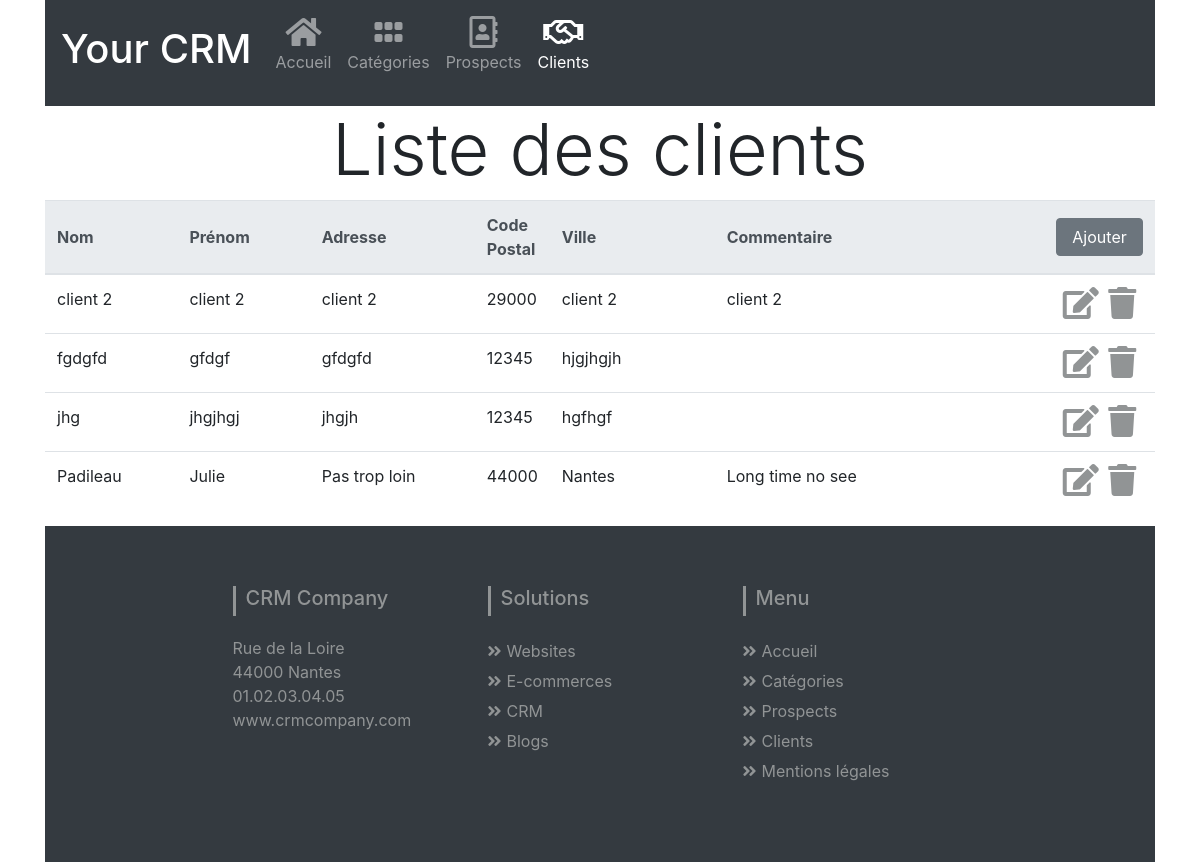
Page /index.php?controller=client&action=getTable on the committed database.
### tables this page shows
CREATE TABLE IF NOT EXISTS `user` (
  `usId` int(11) NOT NULL AUTO_INCREMENT,
  `usFirstname` varchar(45) NOT NULL,
  `usLastname` varchar(45) NOT NULL,
  `usAddress` varchar(45) NOT NULL,
  `usPostcode` varchar(11) NOT NULL,
  `usCity` varchar(45) NOT NULL,
  `usComment` mediumtext NOT NULL,
  `catId` int(11) NOT NULL,
  `usModifTime` datetime NOT NULL,
  PRIMARY KEY (`usId`),
  KEY `user_category_FK` (`catId`)
);

### index.php (called while the page is built, shortened)
<?php
    dispatch();
    function dispatch() {
        $actionGet = (isset($_GET['action']))? $_GET['action'] : 'getTable';
        $actionGet = $actionGet.'ActionFromGet';
        $currentController = new $controllerGet();
        $currentController->$actionGet();
    }

### model/ModelInChief.php (called while the page is built, shortened)
<?php
class ModelInChief {
    public function __construct(){
        try {
            $this->dbConnect = new PDO("mysql:host=".HOST.";dbname=".BASE,USER,PASSWORD);
        } catch (Exception $e) {
            echo 'Erreur : ' . $e->getMessage();
        }
    }
}

### model/ClientModel.php (called while the page is built, shortened)
<?php
require_once "model/ModelInChief.php";
class ClientModel extends ModelInChief {
    public function getClientTable() {
        $this->request = 'SELECT * from user WHERE catId=2 ORDER BY usLastname';
        $requestResult = $this->dbConnect->query($this->request);
        $clientTable = array();
        if ($requestResult){
            $clientTable = $requestResult->fetchAll(PDO::FETCH_ASSOC);
        }
        return $clientTable;
    }
}

### view/prospclientview/clientview/table/ClientTableView.php (the view, shortened to what this page needs)
<?php
class ClientTableView extends ClientView {
    public function tablePrepare($tableData){
        $this->pageContent .= file_get_contents('public/html/prospclient/table/prospclienttabletop.html');
        foreach($tableData as $row) {
            $row = $this->htmlCharConvert($row);
            $this->pageContent .=
                                '<tr>'.
                                    "<td class='overflow-auto'>$row[usLastname]</td>
                                    <td class='overflow-auto'>$row[usFirstname]</td>
                                    <td class='overflow-auto'>$row[usAddress]</td>
                                    <td class='overflow-auto'>$row[usPostcode]</td>
                                    <td class='overflow-auto'>$row[usCity]</td>
                                    <td class='overflow-auto'>$row[usComment]</td>
                                    <td class='text-center editdeleteicons'>
                                        <a class='text-white' href='index.php?controller=client&action=edit&catId=$row[catId]&usId=$row[usId]&usLastname=$row[usLastname]&usFirstname=$row[usFirstname]&usAddress=$row[usAddress]&usPostcode=$row[usPostcode]&usCity=$row[usCity]&usComment=$row[usComment]'>".
                                            '<i class="fas fa-edit fa-2x"></i>
                                        </a>
                                        <div class="iconspacer"></div>'.
                                        "<a href='index.php?controller=client&action=delete&catId=$row[catId]&usId=$row[usId]&usLastname=$row[usLastname]&usFirstname=$row[usFirstname]&usAddress=$row[usAddress]&usPostcode=$row[usPostcode]&usCity=$row[usCity]&usComment=$row[usComment]'>".
                                            '<i class="fas fa-trash fa-2x"></i>
                                        </a>
                                    </td>
                                </tr>';
                }
        $this->pageContent .= file_get_contents('public/html/prospclient/table/prospclienttablebottom.html');
    }
}

### public/css/styles.css (style rules this page uses)
nav i { display: inline-block; width: 100%; text-align: center; }
main table i { color: #919495; }
@media (width >= 990px) { #prospectnclientlist #namecolumn { width: 12%; } }
@media (width >= 990px) { #prospectnclientlist #familynamecolumn { width: 12%; } }
@media (width >= 990px) { #prospectnclientlist #adresscolumn { width: 15%; } }
@media (width >= 990px) { #prospectnclientlist #postcodecolumn { width: 5%; } }
@media (width >= 990px) { #prospectnclientlist #citycolumn { width: 15% } }
@media (width >= 990px) { #prospectnclientlist #commentcolumn { width: 30%; } }
@media (width >= 990px) { #prospectnclientlist #buttonscolumn { width: 10%; } }
footer { padding: 60px; }
footer h5 { padding-left: 10px; border-left: 3px solid #919495; padding-bottom: 6px; margin-bottom: 20px; color: #919495; }
footer li { color: #919495; }
footer a { color: #919495; text-decoration: none !important; background-color: transparent; -webkit-text-decoration-skip: objects; }
.footer-links ul.quick-links li { padding: 3px 0; -webkit-transition: .5s all ease; -moz-transition: .5s all ease; transition: .5s all ease; }
.footer-links ul.quick-links li a i { margin-right: 5px; }

### rows in the picture
user: usLastname "client 2", usFirstname "client 2", usAddress "client 2", usPostcode "29000", usCity "client 2", usComment "client 2"
user: usLastname "fgdgfd", usFirstname "gfdgf", usAddress "gfdgfd", usPostcode "12345", usCity "hjgjhgjh"
user: usLastname "jhg", usFirstname "jhgjhgj", usAddress "jhgjh", usPostcode "12345", usCity "hgfhgf"
user: usLastname "Padileau", usFirstname "Julie", usAddress "Pas trop loin", usPostcode "44000", usCity "Nantes", usComment "Long time no see"
